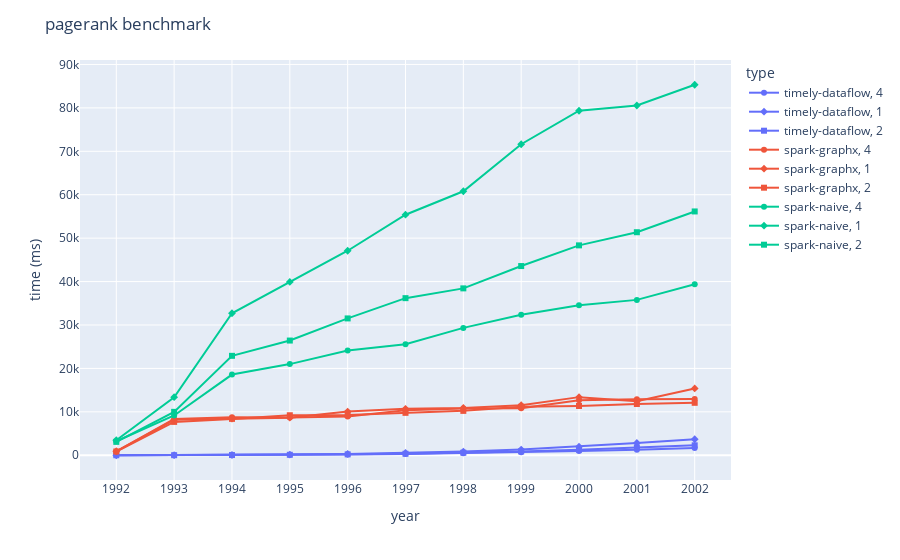

The cell this chart's notebook holds for it:
### Code cell
import plotly.express as px
import pandas as pd
import json
from pathlib import Path

benchmarkDataPath = Path("./benchmark/benchmark.json")
print(benchmarkDataPath)

with benchmarkDataPath.open(mode="r") as f:
    benchmarkData = json.load(f)

benchmarkDataDF = pd.DataFrame(benchmarkData).sort_values(by=['year'])

display(benchmarkDataDF)

fig = px.line(benchmarkDataDF, x='year', y='time_in_ms', color='type', markers=True, symbol="worker")
fig.update_layout(
    title='pagerank benchmark',
    xaxis_title="year",
    yaxis_title="time (ms)",
    legend_title="type",
)

fig.show()

### Figure 1 — Plotly figure (JSON) as saved in the notebook; plotly's stock layout.template omitted (floating-point values rounded to 4 significant figures)
{"data": [{"hovertemplate": "type=timely-dataflow<br>worker=4<br>year=%{x}<br>time_in_ms=%{y}<extra></extra>", "legendgroup": "timely-dataflow, 4", "line": {"color": "#636efa", "dash": "solid"}, "marker": {"symbol": "circle"}, "mode": "lines+markers", "name": "timely-dataflow, 4", "orientation": "v", "showlegend": true, "type": "scatter", "x": ["1992", "1993", "1994", "1995", "1996", "1997", "1998", "1999", "2000", "2001", "2002"], "xaxis": "x", "y": [4, 14, 42, 106, 184, 297, 471, 687, 965, 1270, 1657], "yaxis": "y"}, {"hovertemplate": "type=timely-dataflow<br>worker=1<br>year=%{x}<br>time_in_ms=%{y}<extra></extra>", "legendgroup": "timely-dataflow, 1", "line": {"color": "#636efa", "dash": "solid"}, "marker": {"symbol": "diamond"}, "mode": "lines+markers", "name": "timely-dataflow, 1", "orientation": "v", "showlegend": true, "type": "scatter", "x": ["1992", "1993", "1994", "1995", "1996", "1997", "1998", "1999", "2000", "2001", "2002"], "xaxis": "x", "y": [1, 16, 63, 157, 300, 518, 841, 1313, 1983, 2821, 3682], "yaxis": "y"}, {"hovertemplate": "type=timely-dataflow<br>worker=2<br>year=%{x}<br>time_in_ms=%{y}<extra></extra>", "legendgroup": "timely-dataflow, 2", "line": {"color": "#636efa", "dash": "solid"}, "marker": {"symbol": "square"}, "mode": "lines+markers", "name": "timely-dataflow, 2", "orientation": "v", "showlegend": true, "type": "scatter", "x": ["1992", "1993", "1994", "1995", "1996", "1997", "1998", "1999", "2000", "2001", "2002"], "xaxis": "x", "y": [1, 12, 48, 108, 209, 346, 589, 890, 1286, 1782, 2291], "yaxis": "y"}, {"hovertemplate": "type=spark-graphx<br>worker=4<br>year=%{x}<br>time_in_ms=%{y}<extra></extra>", "legendgroup": "spark-graphx, 4", "line": {"color": "#EF553B", "dash": "solid"}, "marker": {"symbol": "circle"}, "mode": "lines+markers", "name": "spark-graphx, 4", "orientation": "v", "showlegend": true, "type": "scatter", "x": ["1992", "1993", "1994", "1995", "1996", "1997", "1998", "1999", "2000", "2001", "2002"], "xaxis": "x", "y": [873, 8356, 8766, 8681, 8915, 10352, 10781, 10841, 12660, 12915, 12928], "yaxis": "y"}, {"hovertemplate": "type=spark-graphx<br>worker=1<br>year=%{x}<br>time_in_ms=%{y}<extra></extra>", "legendgroup": "spark-graphx, 1", "line": {"color": "#EF553B", "dash": "solid"}, "marker": {"symbol": "diamond"}, "mode": "lines+markers", "name": "spark-graphx, 1", "orientation": "v", "showlegend": true, "type": "scatter", "x": ["1992", "1993", "1994", "1995", "1996", "1997", "1998", "1999", "2000", "2001", "2002"], "xaxis": "x", "y": [918, 8172, 8430, 8650, 10048, 10693, 10902, 11528, 13387, 12453, 15382], "yaxis": "y"}, {"hovertemplate": "type=spark-graphx<br>worker=2<br>year=%{x}<br>time_in_ms=%{y}<extra></extra>", "legendgroup": "spark-graphx, 2", "line": {"color": "#EF553B", "dash": "solid"}, "marker": {"symbol": "square"}, "mode": "lines+markers", "name": "spark-graphx, 2", "orientation": "v", "showlegend": true, "type": "scatter", "x": ["1992", "1993", "1994", "1995", "1996", "1997", "1998", "1999", "2000", "2001", "2002"], "xaxis": "x", "y": [864, 7682, 8377, 9211, 9254, 9768, 10221, 11168, 11348, 11805, 12077], "yaxis": "y"}, {"hovertemplate": "type=spark-naive<br>worker=4<br>year=%{x}<br>time_in_ms=%{y}<extra></extra>", "legendgroup": "spark-naive, 4", "line": {"color": "#00cc96", "dash": "solid"}, "marker": {"symbol": "circle"}, "mode": "lines+markers", "name": "spark-naive, 4", "orientation": "v", "showlegend": true, "type": "scatter", "x": ["1992", "1993", "1994", "1995", "1996", "1997", "1998", "1999", "2000", "2001", "2002"], "xaxis": "x", "y": [3218, 9156, 18583, 20993, 24141, 25546, 29334, 32340, 34542, 35784, 39403], "yaxis": "y"}, {"hovertemplate": "type=spark-naive<br>worker=1<br>year=%{x}<br>time_in_ms=%{y}<extra></extra>", "legendgroup": "spark-naive, 1", "line": {"color": "#00cc96", "dash": "solid"}, "marker": {"symbol": "diamond"}, "mode": "lines+markers", "name": "spark-naive, 1", "orientation": "v", "showlegend": true, "type": "scatter", "x": ["1992", "1993", "1994", "1995", "1996", "1997", "1998", "1999", "2000", "2001", "2002"], "xaxis": "x", "y": [3467, 13366, 32703, 39920, 47100, 55396, 60798, 71626, 79341, 80545, 85328], "yaxis": "y"}, {"hovertemplate": "type=spark-naive<br>worker=2<br>year=%{x}<br>time_in_ms=%{y}<extra></extra>", "legendgroup": "spark-naive, 2", "line": {"color": "#00cc96", "dash": "solid"}, "marker": {"symbol": "square"}, "mode": "lines+markers", "name": "spark-naive, 2", "orientation": "v", "showlegend": true, "type": "scatter", "x": ["1992", "1993", "1994", "1995", "1996", "1997", "1998", "1999", "2000", "2001", "2002"], "xaxis": "x", "y": [3084, 9996, 22897, 26417, 31513, 36181, 38434, 43575, 48336, 51364, 56149], "yaxis": "y"}], "layout": {"legend": {"title": {"text": "type"}, "tracegroupgap": 0}, "margin": {"t": 60}, "title": {"text": "pagerank benchmark"}, "xaxis": {"anchor": "y", "domain": [0, 1], "title": {"text": "year"}}, "yaxis": {"anchor": "x", "domain": [0, 1], "title": {"text": "time (ms)"}}}}
